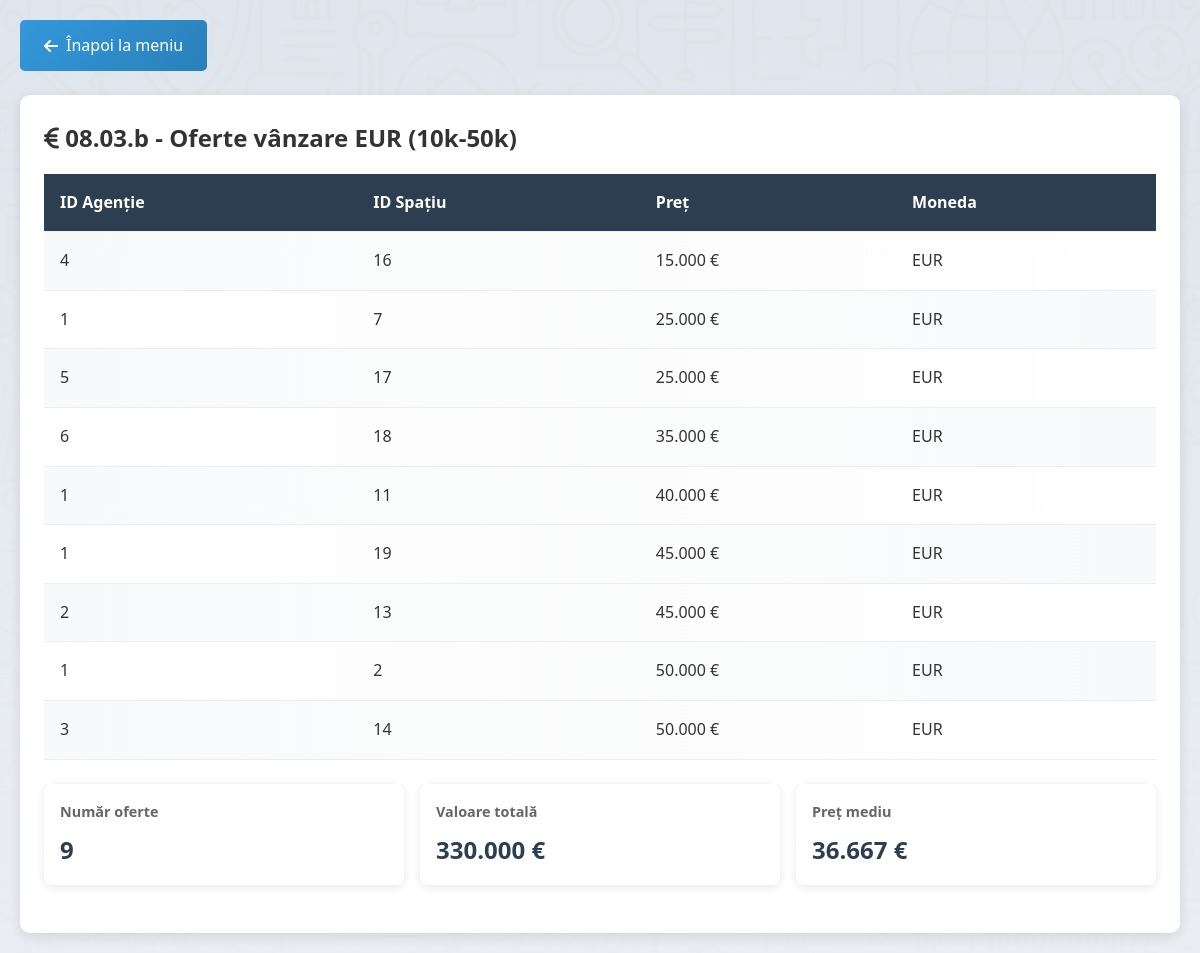
Page /query3b.php on the committed database.
### tables this page shows
CREATE TABLE Oferta (
    id_agentie INT NOT NULL,
    id_spatiu INT NOT NULL,
    vanzare CHAR(1) NOT NULL CHECK (vanzare IN ('D', 'N')),
    pret DECIMAL(15,2) NOT NULL,
    moneda VARCHAR(3) NOT NULL,
    PRIMARY KEY (id_agentie, id_spatiu),
    FOREIGN KEY (id_agentie) REFERENCES Agentie(id_agentie),
    FOREIGN KEY (id_spatiu) REFERENCES Spatiu(id_spatiu)
);

### config.php (called while the page is built, shortened)
<?php
function formatPrice($price, $currency) {
    $formatted = number_format($price, 0, ',', '.');
    $symbols = ['EUR' => '€', 'RON' => 'RON', 'USD' => '$'];
    $symbol = $symbols[$currency] ?? $currency;
    return $formatted . ' ' . $symbol;
}
?>

### query3b.php (the view, shortened to what this page needs)
<?php require_once 'config.php'; ?>
<!DOCTYPE html>
<html lang="ro">
<head>
    <link rel="stylesheet" href="style.css">
    <link rel="stylesheet" href="https://cdnjs.cloudflare.com/ajax/libs/font-awesome/6.4.0/css/all.min.css">
</head>
<body>
    <div class="container">
        <a href="index.php" class="back-btn">
            <i class="fas fa-arrow-left"></i> Înapoi la meniu
        </a>
        <div class="table-container">
            <h2><i class="fas fa-euro-sign"></i> 08.03.b - Oferte vânzare EUR (10k-50k)</h2>
            <?php
            $sql = "SELECT id_agentie, id_spatiu, pret, moneda
                    FROM Oferta
                    WHERE vanzare = 'D' AND moneda = 'EUR' AND pret BETWEEN 10000 AND 50000
                    ORDER BY pret ASC";
            try {
                $stmt = $conn->query($sql);
                $rows = $stmt->fetchAll();
                $count = count($rows);
                $total = 0;
                foreach ($rows as $row) {
                    $total += $row['pret'];
                }
            ?>
            <table>
                <thead>
                    <tr>
                        <th>ID Agenție</th>
                        <th>ID Spațiu</th>
                        <th>Preț</th>
                        <th>Moneda</th>
                    </tr>
                </thead>
                <tbody>
                    <?php foreach ($rows as $row): ?>
                    <tr>
                        <td><?php echo $row['id_agentie']; ?></td>
                        <td><?php echo $row['id_spatiu']; ?></td>
                        <td><?php echo formatPrice($row['pret'], $row['moneda']); ?></td>
                        <td><?php echo $row['moneda']; ?></td>
                    </tr>
                    <?php endforeach; ?>
                </tbody>
            </table>
            <div class="stats">
                <div class="stat-box">
                    <h4>Număr oferte</h4>
                    <p><?php echo $count; ?></p>
                </div>
                <div class="stat-box">
                    <h4>Valoare totală</h4>
                    <p><?php echo formatPrice($total, 'EUR'); ?></p>
                </div>
                <div class="stat-box">
                    <h4>Preț mediu</h4>
                    <p><?php echo $count > 0 ? formatPrice($total/$count, 'EUR') : '-'; ?></p>
                </div>
            </div>
            <?php
            } catch(PDOException $e) {
                echo "<p style='color: red;'>Eroare SQL: " . $e->getMessage() . "</p>";
            }
            ?>
        </div>
    </div>
</body>
</html>

### style.css (style rules this page uses)
* { margin: 0; padding: 0; box-sizing: border-box; }
body { font-family: 'Segoe UI', Tahoma, Geneva, Verdana, sans-serif; background: linear-gradient(rgba(245, 247, 250, 0.9), rgba(245, 247, 250, 0.95)), url('images/body.avif') center/cover fixed; color: #333; line-height: 1.6; min-height: 100vh; animation: pageFadeIn 0.5s ease-out; }
.container { max-width: 1200px; margin: 0 auto; padding: 20px; }
.back-btn { display: inline-flex; align-items: center; gap: 0.5rem; padding: 0.8rem 1.5rem; background: #3498db; color: white; text-decoration: none; border-radius: 5px; margin-bottom: 1.5rem; transition: background 0.3s; }
.table-container { background: white; border-radius: 10px; box-shadow: 0 4px 12px rgba(0,0,0,0.1); padding: 1.5rem; overflow-x: auto; }
table { width: 100%; border-collapse: collapse; margin-top: 1rem; }
thead { background: #2c3e50; color: white; }
th, td { padding: 1rem; text-align: left; border-bottom: 1px solid #eee; }
th { font-weight: 600; }
tbody tr:nth-child(even) { background: #f8f9fa; }
.stats { display: flex; gap: 1rem; flex-wrap: wrap; margin: 1.5rem 0; }
.stat-box { flex: 1; min-width: 200px; background: white; padding: 1rem; border-radius: 8px; box-shadow: 0 2px 8px rgba(0,0,0,0.1); }
.stat-box h4 { color: #666; font-size: 0.9rem; margin-bottom: 0.5rem; }
.stat-box p { font-size: 1.5rem; font-weight: bold; color: #2c3e50; }
.stat-box { transition: transform 0.3s; }
tbody tr:nth-child(odd) { background: linear-gradient(90deg, #f8f9fa, #ffffff); }
tbody tr:nth-child(even) { background: linear-gradient(90deg, #ffffff, #f8f9fa); }
.back-btn, .submit-btn { background: linear-gradient(135deg, #3498db, #2980b9); border: none; position: relative; overflow: hidden; }
.back-btn::after, .submit-btn::after { content: ''; position: absolute; top: 50%; left: 50%; width: 5px; height: 5px; background: rgba(255, 255, 255, 0.5); opacity: 0; border-radius: 100%; transform: scale(1, 1) translate(-50%); transform-origin: 50% 50%; }

### rows in the picture
oferta: id_agentie "4", id_spatiu "16", formatPrice($row['pret'], $row['moneda']) "15.000 €", moneda "EUR"
oferta: id_agentie "1", id_spatiu "7", formatPrice($row['pret'], $row['moneda']) "25.000 €", moneda "EUR"
oferta: id_agentie "5", id_spatiu "17", formatPrice($row['pret'], $row['moneda']) "25.000 €", moneda "EUR"
oferta: id_agentie "6", id_spatiu "18", formatPrice($row['pret'], $row['moneda']) "35.000 €", moneda "EUR"
oferta: id_agentie "1", id_spatiu "11", formatPrice($row['pret'], $row['moneda']) "40.000 €", moneda "EUR"
oferta: id_agentie "1", id_spatiu "19", formatPrice($row['pret'], $row['moneda']) "45.000 €", moneda "EUR"
oferta: id_agentie "2", id_spatiu "13", formatPrice($row['pret'], $row['moneda']) "45.000 €", moneda "EUR"
oferta: id_agentie "1", id_spatiu "2", formatPrice($row['pret'], $row['moneda']) "50.000 €", moneda "EUR"
oferta: id_agentie "3", id_spatiu "14", formatPrice($row['pret'], $row['moneda']) "50.000 €", moneda "EUR", moneda "330.000 €", moneda "36.667 €"

### other values in the picture
$count "9"
